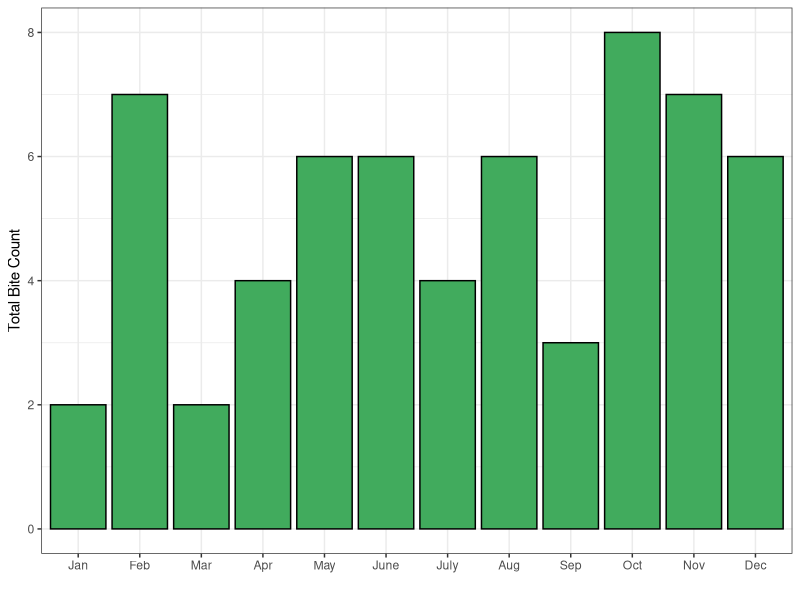
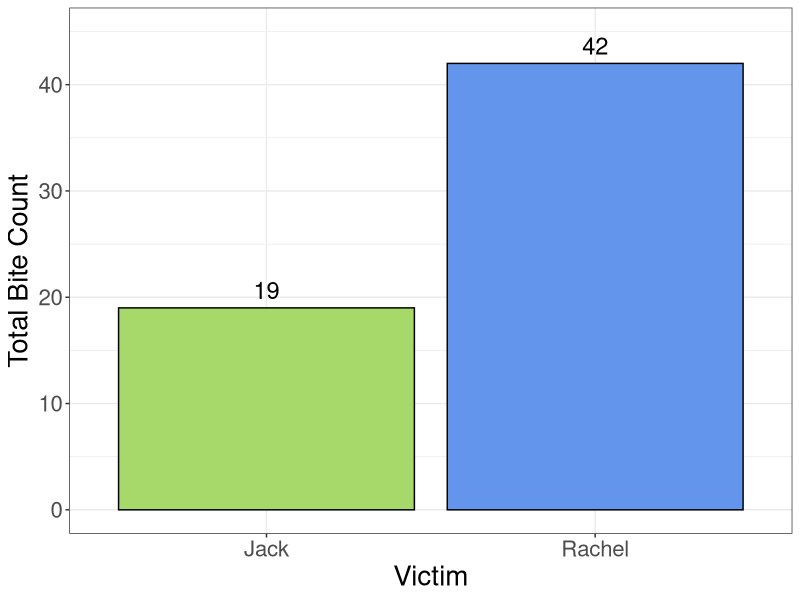
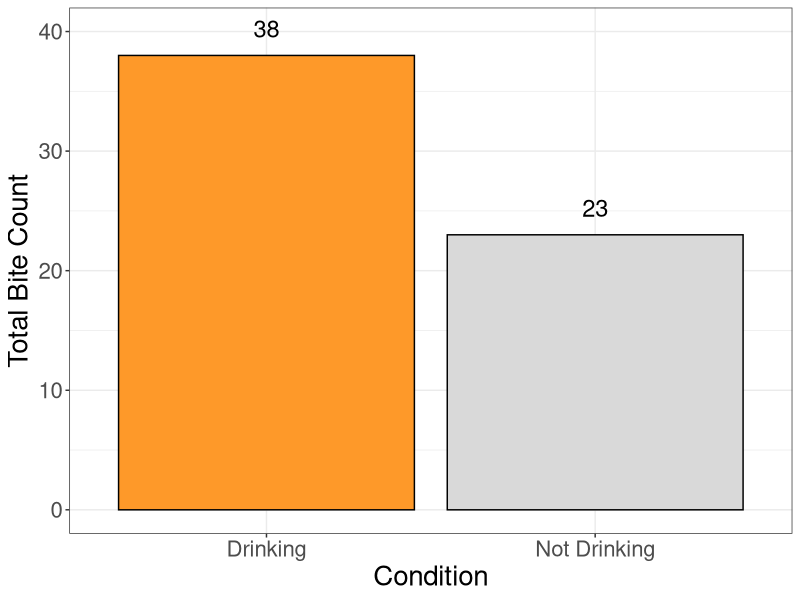
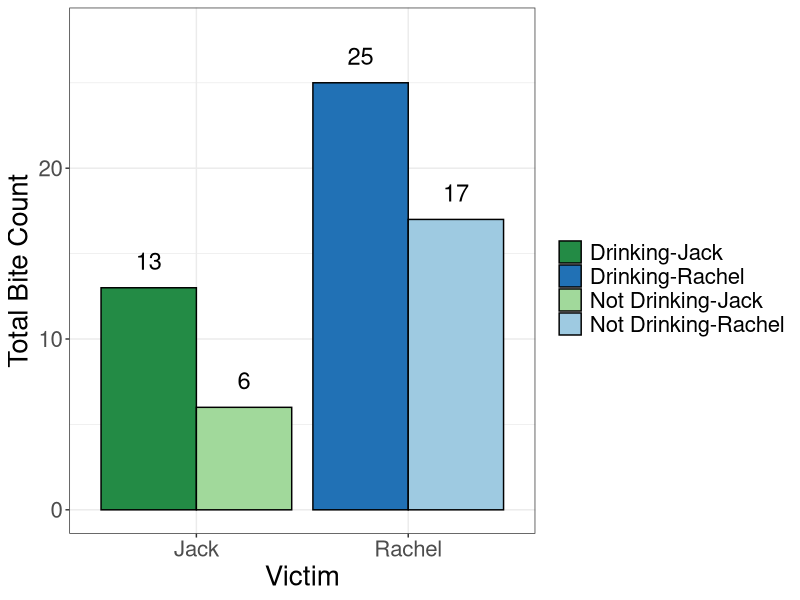
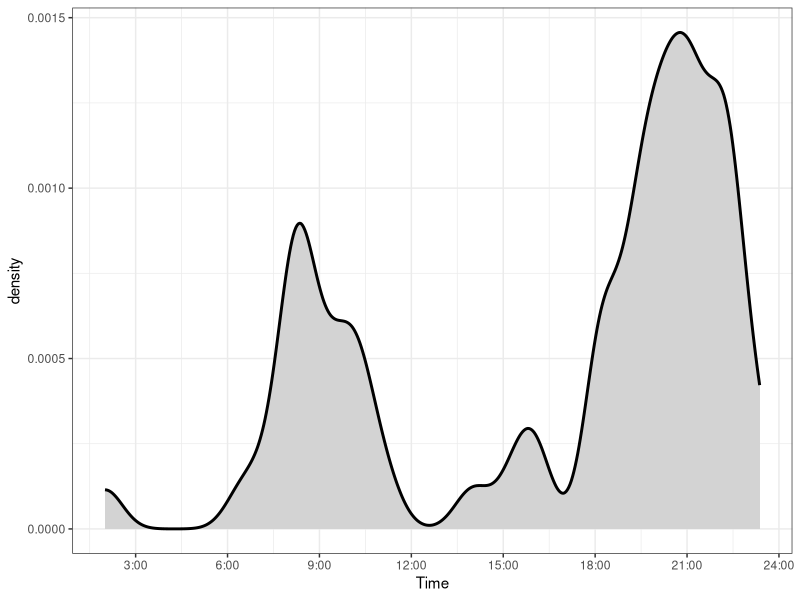
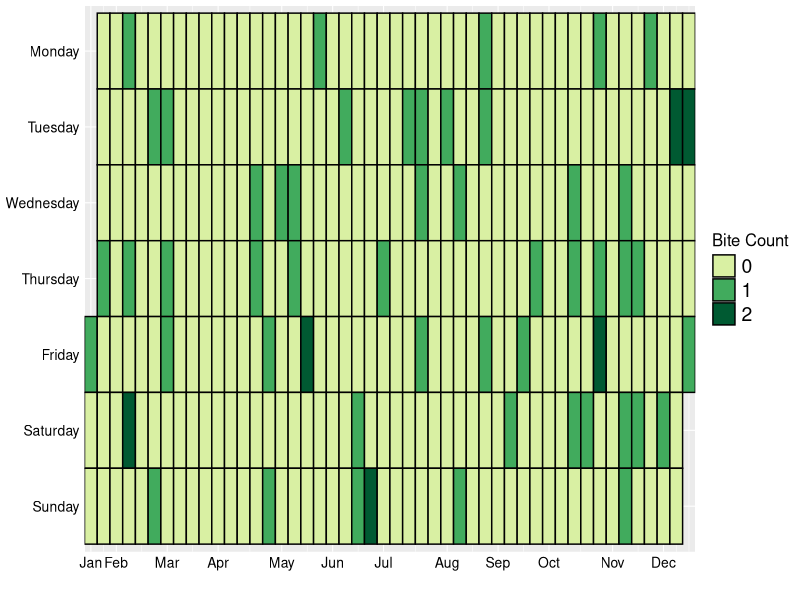
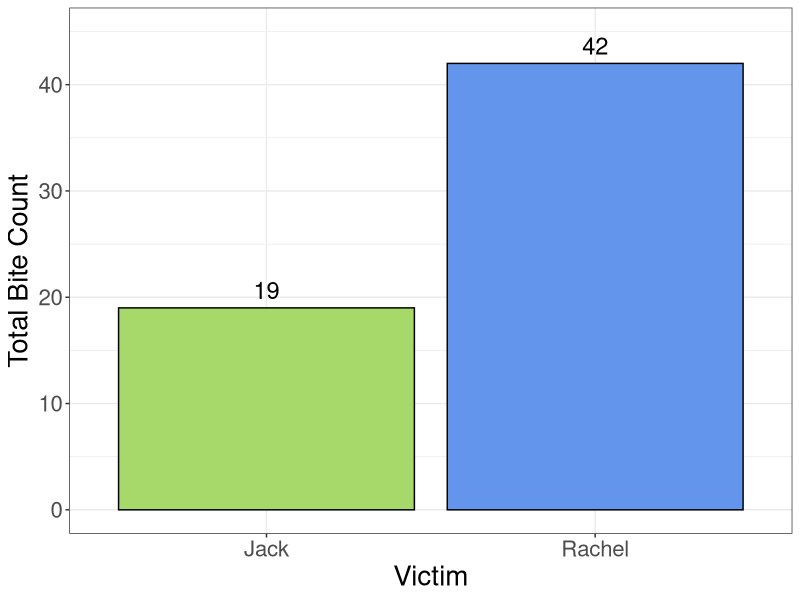
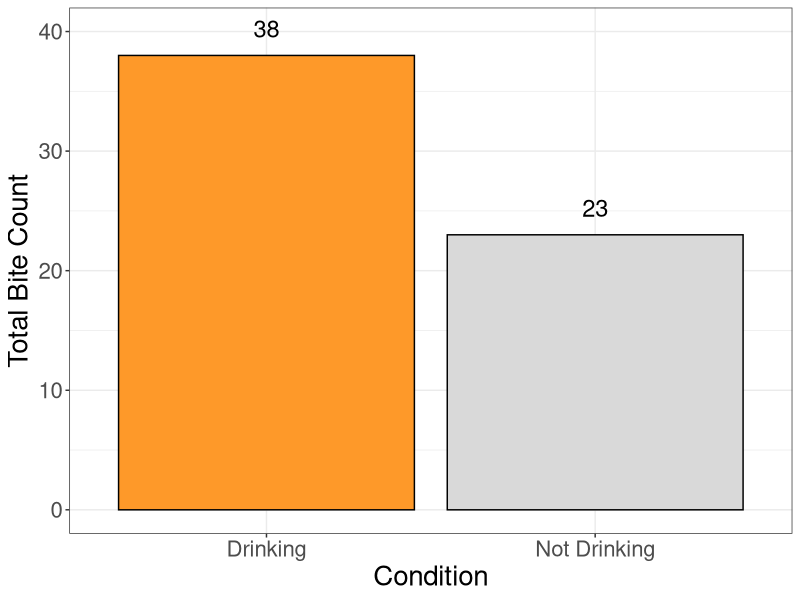

Reproduce these figures in R, in order.
library(dplyr)
library(ggplot2)
library(reshape)
library(scales)
library(lubridate)

options(stringsAsFactors = FALSE)
bites <- read.csv("bites/Bite_Tracker - 2017_cleaned.csv")


# sort out some labeling inconsistencies
bites<-as.data.frame(bites)
bites$Date<-gsub("Dec.","Dec",bites$Date)
bites$Date<-as.Date(bites$Date,format='%b %d')
bites$month<-strftime(bites$Date, "%m")
year(bites$Date) <- 2017

bites$Victim<-gsub(" ","",bites$Victim)
bites$Condition<-as.factor(bites$Condition)
levels(bites$Condition)<-c("Drinking","Drinking","Drinking","Drinking","Not Drinking","Not Drinking", "Not Drinking", "Not Drinking")

####################
## PLOTS
####################

#### Seasonality of biting
month_count<-as.data.frame(tapply(bites$Date, bites$month, length))
colnames(month_count)<-"count"
month_count$month<-rownames(month_count)
month_count$month<-as.numeric(month_count$month)
month_count$month_alpha<-c("Jan","Feb","Mar","Apr","May","June","July","Aug","Sep","Oct","Nov","Dec")

ggplot(month_count, aes(reorder(month_alpha,month), count))+
  geom_bar(stat = "identity", col="black",fill="#41ab5d")+theme_bw()+
  xlab("")+ ylab("Total Bite Count")


### Victim
person_count<-as.data.frame(tapply(bites$Date, bites$Victim, length))
colnames(person_count)<-"count"
person_count$victim<-rownames(person_count)

ggplot(person_count, aes(victim, count, fill=victim))+
  geom_bar(stat = "identity", color="black")+theme_bw()+
  scale_fill_manual(values=c("#a6d96a","cornflowerblue"), guide=F)+
  theme(text = element_text(size=20)) +geom_text(aes(label=count), vjust=-0.5, size=6)+
  ylab("Total Bite Count")+xlab("Victim")+ylim(0,45)

ggsave(file="bites/figs/Victim.jpeg", width=5, height=5)

### Drinking overall
drink_count<-as.data.frame(tapply(bites$Date, bites$Condition, length))
colnames(drink_count)<-"count"
drink_count$condition<-rownames(drink_count)

ggplot(drink_count, aes(condition, count, fill=condition))+
  geom_bar(stat = "identity", color="black")+theme_bw()+
  scale_fill_manual(values=c("#fe9929","#d9d9d9"), guide=F)+
  theme(text = element_text(size=20)) +geom_text(aes(label=count), vjust=-1, size=6)+
  ylim(0,40)+ylab("Total Bite Count")+xlab("Condition")

ggsave(file="bites/figs/Drinking.jpeg", width=5, height=5)

### Drinking and Person
drinkvictim_count<-as.data.frame(tapply(bites$Date, list(bites$Condition, bites$Victim), length))
drinkvictim_count$condition<-rownames(drinkvictim_count)

drinkvictim_count<-melt(drinkvictim_count)
drinkvictim_count$col<-paste(drinkvictim_count$condition,drinkvictim_count$variable, sep="-")

ggplot(drinkvictim_count, aes(variable, value, fill=col))+
  geom_bar(stat = "identity", color="black",position = "dodge")+theme_bw()+
  scale_fill_manual(values=c("#238b45","#2171b5","#a1d99b","#9ecae1"), name="")+
  theme(text = element_text(size=20)) +geom_text(aes(label=value), vjust=-1, size=6, position = position_dodge(0.9))+
  ylim(0,28)+ylab("Total Bite Count")+xlab("Victim")

ggsave(file="bites/figs/DrinkingVictim.jpeg", width=10, height=5)


###

### Biting hour
bites$Time2<-hour(hm(bites$Time))
bites$Time2<-as.numeric(gsub(":","",bites$Time))


ggplot(bites, aes(Time2))+
  geom_density(fill="lightgrey", size=1, adjust=1/4)+theme_bw()+
  scale_x_continuous(breaks = seq(0,2400, 300), labels = c("0:00","3:00","6:00","9:00","12:00","15:00","18:00","21:00","24:00"), name="Time")

ggsave(file="bites/figs/BitingHour.jpeg", width=10, height=3)


### git commit style

dates_all<-data.frame(bite=0,Date=seq(min(bites$Date), max(bites$Date), 1))
dates_all$bite<-sapply(1:nrow(dates_all), function(x) if(dates_all$Date[x]%in%bites$Date){length(which(bites$Date==dates_all$Date[x]))}else{0})


dates_all$week<-strftime(dates_all$Date, format = "%V")
dates_all$day<- weekdays(as.Date(dates_all$Date))

dates_all$day<-as.factor(dates_all$day)

#dates_all$day<-factor(dates_all$day,levels(dates_all$day)[c(2,6,7,5,1,3,4)])
dates_all$day<-factor(dates_all$day,levels(dates_all$day)[c(4,3,1,5,7,6,2)])

#month label
dates_all$month<-strftime(dates_all$Date, "%m")
monthbreaks<-as.numeric(tapply(dates_all$week, dates_all$month, min))
dates_all$week<-as.numeric(dates_all$week)
# 
ggplot(dates_all, aes(week,day, fill = as.factor(bite))) +
  geom_tile(color = "black",size=0.5) +
  theme_gray(8)+scale_fill_manual(values=c("#d9f0a3","#41ab5d","#005a32"), name="Bite Count")+
  theme(axis.text = element_text(size =10, color="black"),
        axis.text.x = element_text(),
        axis.title = element_text(size =15),
        legend.text = element_text(size =14),
        legend.title = element_text(size =12),
        axis.ticks = element_blank())+
  xlab("")+ylab(NULL)+
  scale_x_continuous(
    expand = c(0, 0),
    breaks = monthbreaks,
    labels = c("Jan", "Feb", "Mar", "Apr", "May", "Jun",
               "Jul", "Aug", "Sep", "Oct", "Nov", "Dec"))

ggsave(file="bites/figs/CalendarYear.jpeg", width=10, height=2)
